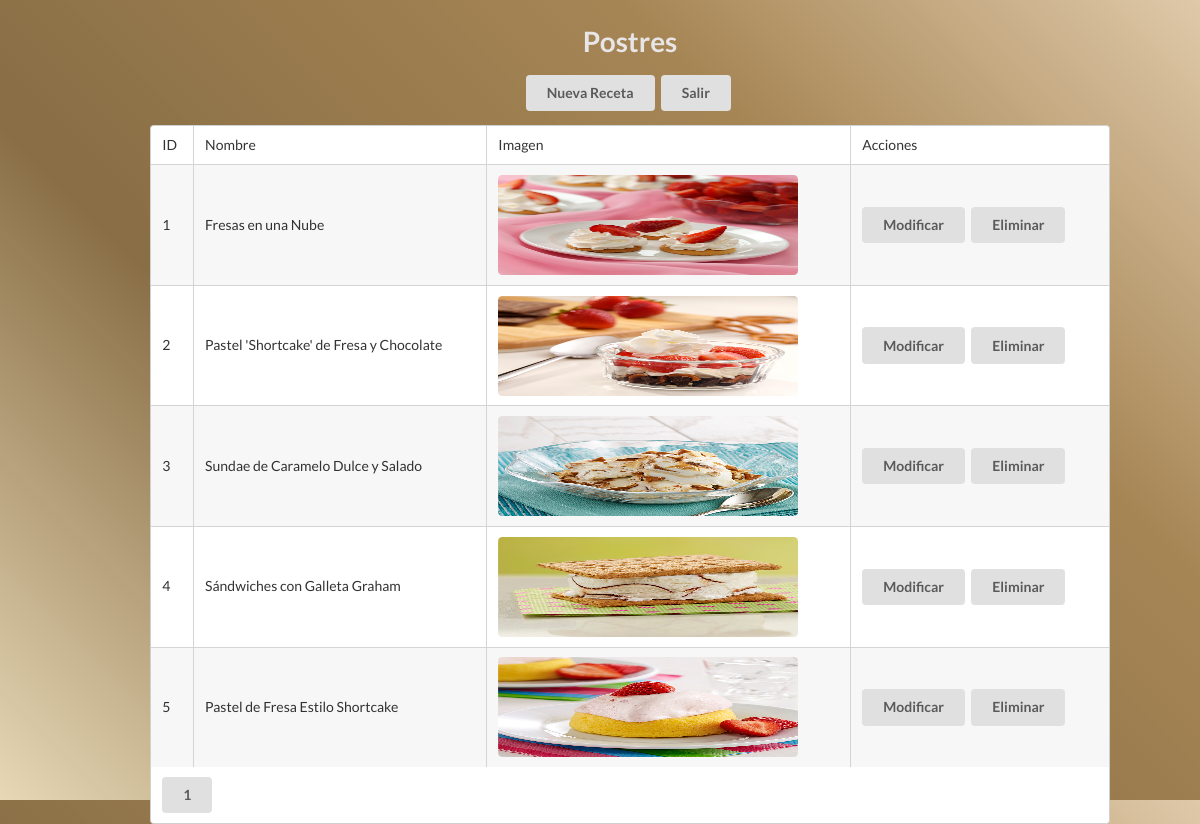
Screenshot of /admin/modificar/postres/postres.php with the database file from the repository.
### tables this page shows
CREATE TABLE `postres` (
  `id` int(11) NOT NULL auto_increment,
  `nombre` varchar(500) default NULL,
  `img` varchar(500) default NULL,
  PRIMARY KEY  (`id`)
);

### admin/modificar/postres/listado.php (the view, shortened to what this page needs)
<?php
$limit = 5;
$pag = (int) $_GET["pag"];
if ($pag < 1)
{
   $pag = 1;
}
$offset = ($pag-1) * $limit;
$sql = "SELECT SQL_CALC_FOUND_ROWS id, nombre, img FROM postres LIMIT $offset, $limit";
$sqlTotal = "SELECT FOUND_ROWS() as total";
$rs = mysql_query($sql);
$rsTotal = mysql_query($sqlTotal);
$rowTotal = mysql_fetch_assoc($rsTotal);
$total = $rowTotal["total"];
?>
<table class="ui celled striped table">
   <thead>
      <tr>
         <td>ID</td>
         <td>Nombre</td>
         <td>Imagen</td>
         <td>Acciones</td>
      </tr>
   </thead>
   <tbody>
      <form action="" method="GET" enctype="multipart/form-data">
         <?php
            while ($row = mysql_fetch_assoc($rs))
            {
               $id = $row["id"];
               $name = htmlentities($row["nombre"]);
               $img = $row["img"];
               ?>
               <tr>
                  <td><?php echo $id; ?></td>
                  <td><?php echo $name; ?></td>
                  <td><?php echo "<img class='ui medium rounded image' src='../../../catalog/postres/images/".$img."' border='0' width='300' height='100'>"; ?></td>
                  <td>
                     <a href="modificar.php?id=<?php echo $row['id'];?>" class="ui button">Modificar</a>
                     <a href="eliminar.php?id=<?php echo $row['id'];?>" class="ui button">Eliminar</a>
                  </td>
               </tr>
               <?php
            }
         ?>
      </form>
   </tbody>
   <tfoot>
      <tr>
         <td colspan="4">
      <?php
         $totalPag = ceil($total/$limit);
         $links = array();
         for( $i=1; $i<=$totalPag ; $i++)
         {
            $links[] = "<a href=\"?pag=$i\" class='ui button'>$i</a>";
         }
         echo implode(" - ", $links);
      ?>
         </td>
      </tr>
   </tfoot>
</table>

### admin/estilos/modificar_platillos.css (style rules this page uses)
body { font-size: 1.1em; font-family: sans-serif; margin: 0px; color: rgb(232, 229, 230) !important; background: rgba(252,249,242,1) !important; background: rgba(231,216,182,1) !important; background: -moz-linear-gradient(45deg, rgba(231,216,182,1) 0%, rgba(135,108,67,0.99) 34%, rgba(164,131,81,0.98) 71%, rgba(222,199,166,0.97) 100%) !important; background: -webkit-gradient(left bottom, right top, color-stop(0%, rgba(231,216,182,1)), color-stop(34%, rgba(135,108,67,0.99)), color-stop(71%, rgba(164,131,81,0.98)), color-stop(100%, rgba(222,199,166,0.97))) !important; background: -webkit-linear-gradient(45deg, rgba(231,216,182,1) 0%, rgba(135,108,67,0.99) 34%, rgba(164,131,81,0.98) 71%, rgba(222,199,166,0.97) 100%) !important; background: -o-linear-gradient(45deg, rgba(231,216,182,1) 0%, rgba(135,108,67,0.99) 34%, rgba(164,131,81,0.98) 71%, rgba(222,199,166,0.97) 100%) !important; background: -ms-linear-gradient(45deg, rgba(231,216,182,1) 0%, rgba(135,108,67,0.99) 34%, rgba(164,131,81,0.98) 71%, rgba(222,199,166,0.97) 100%) !important; background: linear-gradient(45deg, rgba(231,216,182,1) 0%, rgba(135,108,67,0.99) 34%, rgba(164,131,81,0.98) 71%, rgba(222,199,166,0.97) 100%) !important; filter: progid:DXImageTransform.Microsoft.gradient( startColorstr='#e7d8b6', endColorstr='#dec7a6', GradientType=1 ) !important; }

### rows the page displays
postres: id "1", nombre "Fresas en una Nube", img (picture)
postres: id "2", nombre "Pastel 'Shortcake' de Fresa y Chocolate", img (picture)
postres: id "3", nombre "Sundae de Caramelo Dulce y Salado", img (picture)
postres: id "4", nombre "Sándwiches con Galleta Graham", img (picture)
postres: id "5", nombre "Pastel de Fresa Estilo Shortcake", img (picture)
